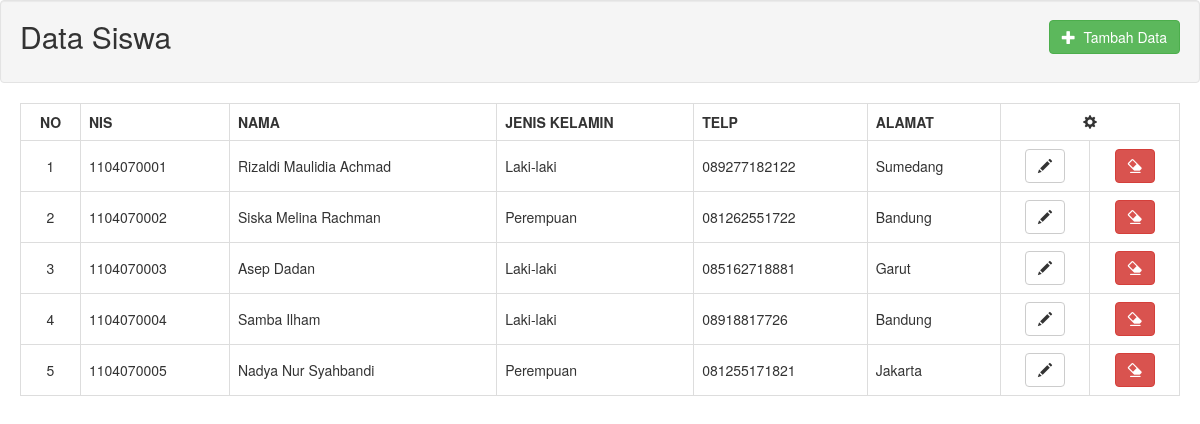
The page / on the database its author committed.
### tables this page shows
CREATE TABLE `siswa` (
  `id` int(11) NOT NULL,
  `nis` varchar(11) NOT NULL,
  `nama` varchar(50) NOT NULL,
  `jenis_kelamin` varchar(10) NOT NULL,
  `telp` varchar(15) NOT NULL,
  `alamat` text NOT NULL
);

### application/controllers/Siswa.php (called while the page is built, shortened)
<?php
class Siswa extends CI_Controller {
	public function __construct(){
		$this->load->model('SiswaModel');
	}
	public function index(){
		$data['model'] = $this->SiswaModel->view();
		$this->load->view('siswa/index', $data);
	}
}

### index.php (called while the page is built, shortened)
<?php
require_once BASEPATH.'core/CodeIgniter.php';

### application/models/SiswaModel.php (called while the page is built, shortened)
<?php if ( ! defined('BASEPATH')) exit('No direct script access allowed');
class SiswaModel extends CI_Model {
	public function view(){
		return $this->db->get('siswa')->result();
	}
}

### application/views/siswa/view.php (the view, shortened to what this page needs)
<div class="table-responsive">
	<table class="table table-bordered">
		<tr>
			<th class="text-center">NO</th>
			<th>NIS</th>
			<th>NAMA</th>
			<th>JENIS KELAMIN</th>
			<th>TELP</th>
			<th>ALAMAT</th>
			<th colspan="2" class="text-center"><span class="glyphicon glyphicon-cog"></span></th>
		</tr>
		<?php
        $no = 1;
		foreach($model as $data){
		?>
			<tr>
				<td class="align-middle text-center"><?php echo $no; ?></td>
				<td class="align-middle"><?php echo $data->nis; ?></td>
				<td class="align-middle"><?php echo $data->nama; ?></td>
				<td class="align-middle"><?php echo $data->jenis_kelamin; ?></td>
				<td class="align-middle"><?php echo $data->telp; ?></td>
				<td class="align-middle"><?php echo $data->alamat; ?></td>
				<td class="align-middle text-center">
					<a href="javascript:void();" data-id="<?php echo $data->id; ?>" data-toggle="modal" data-target="#form-modal" class="btn btn-default btn-form-ubah"><span class="glyphicon glyphicon-pencil"></span></a>
				</td>
				<td class="align-middle text-center">
					<a href="javascript:void();" data-id="<?php echo $data->id; ?>" data-toggle="modal" data-target="#delete-modal" class="btn btn-danger btn-alert-hapus"><span class="glyphicon glyphicon-erase"></span></a>
				</td>
			</tr>
		<?php
			$no++;
		}
		?>
	</table>
</div>

### application/views/siswa/index.php (shortened to what this page needs)
<!DOCTYPE html>
<html lang="en">
<head>
	<link href="<?= base_url('css/bootstrap.min.css') ?>" rel="stylesheet">
</head>
<body>
    <div class="well">
        <button type="button" id="btn-tambah" data-toggle="modal" data-target="#form-modal" class="btn btn-success pull-right">
            <span class="glyphicon glyphicon-plus"></span> &nbsp;Tambah Data
        </button>
        <h2 style="margin-top: 0;">Data Siswa</h2>
    </div>
    <div id="view" style="margin: 10px 20px;">
        <?php $this->load->view('siswa/view', array('model'=>$model));  ?>
    </div>
</body>
</html>

### application/views/siswa/index.php (style rules this page uses)
.align-middle { vertical-align: middle !important; }

### rows shown on the page
siswa: nis "1104070001", nama "Rizaldi Maulidia Achmad", jenis_kelamin "Laki-laki", telp "089277182122", alamat "Sumedang"
siswa: nis "1104070002", nama "Siska Melina Rachman", jenis_kelamin "Perempuan", telp "081262551722", alamat "Bandung"
siswa: nis "1104070003", nama "Asep Dadan", jenis_kelamin "Laki-laki", telp "085162718881", alamat "Garut"
siswa: nis "1104070004", nama "Samba Ilham", jenis_kelamin "Laki-laki", telp "08918817726", alamat "Bandung"
siswa: nis "1104070005", nama "Nadya Nur Syahbandi", jenis_kelamin "Perempuan", telp "081255171821", alamat "Jakarta"
